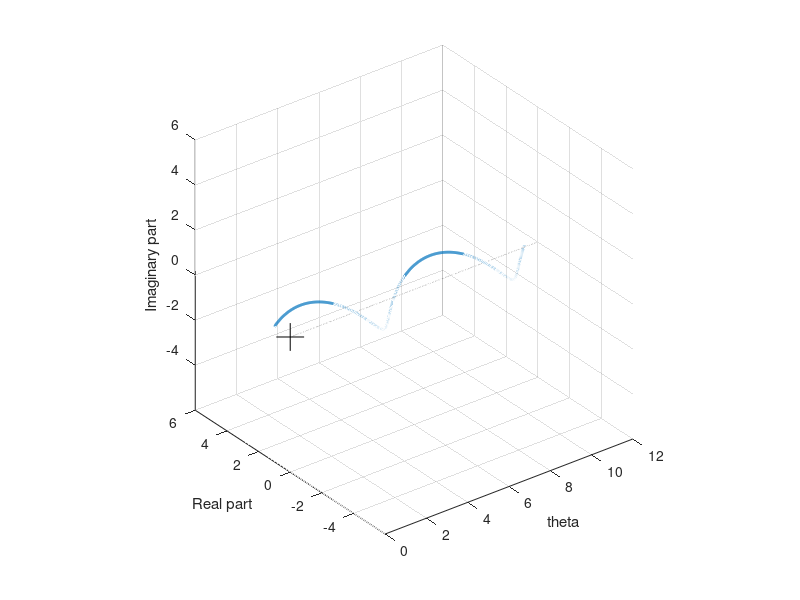

The MATLAB source for this figure:
% PlotComplexExponential

z=0:.01:12;
x=cos(z);
y=sin(z);
plot3(z,x,y,'linewidth',2)
ylabel('Real part');
zlabel('Imaginary part');
xlabel('\theta')
xlabel('theta')
grid on;
hold on;
% plot3(z,x,-1+0*y,'k--')
% plot3(z,1+0*x,y,'k--')
plot3(z,0*x,0*y,'k--');
plot3(0,0,0,'k+','markersize',20);
hold off;
axis equal

%
axis equal
ax.View=[90 0];
drawnow;
for i=1:90
    ax.View=[90-i,((i-45)^2-45^2)*.002];
    axis equal
    drawnow;
    pause(.1)
end;
%%
ax.View=[45 0];
%%
for i=0:90,ax.View=[.004*((i-45)^2-45^2) i];
    drawnow;
    
pause(0.05)
end;
